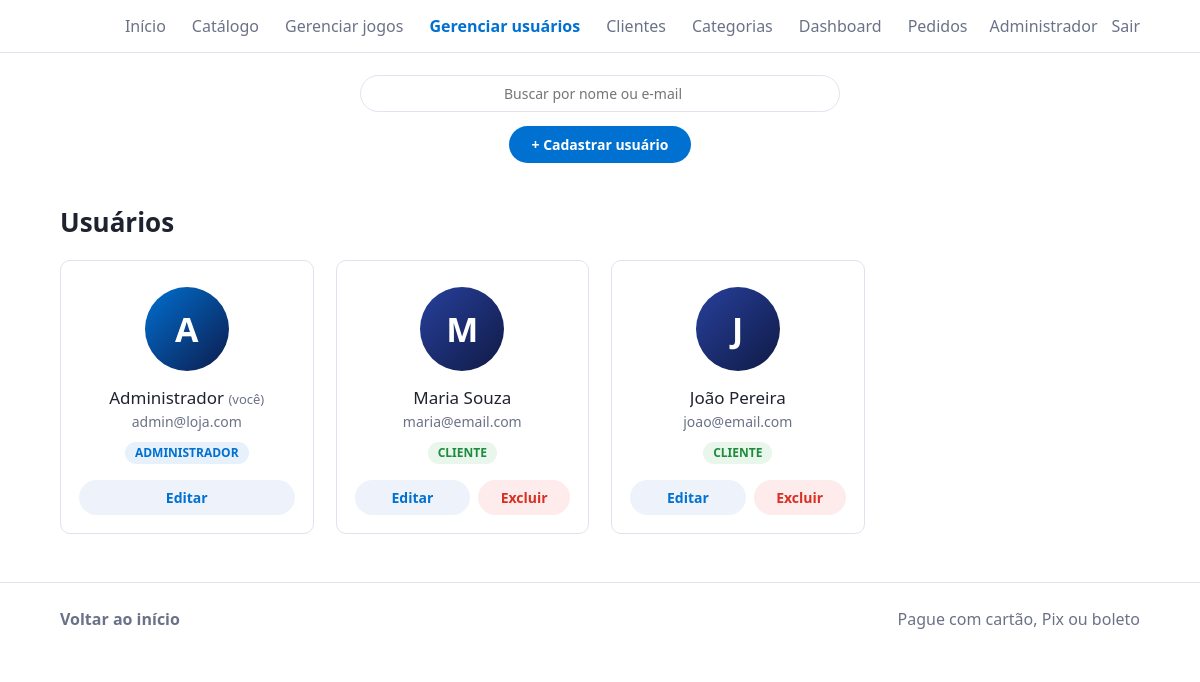
/admin/views/ver_usuarios.php (signed in), run on the app's committed database.
### tables this page shows
CREATE TABLE usuarios (
  id        INT NOT NULL AUTO_INCREMENT,
  nome      VARCHAR(100) NOT NULL,
  email     VARCHAR(150) NOT NULL,
  senha     VARCHAR(255) NOT NULL,                        
  tipo      ENUM('admin','cliente') NOT NULL DEFAULT 'cliente',
  usuario   VARCHAR(40)  NULL,
  rua       VARCHAR(150) NULL,
  numero    VARCHAR(10)  NULL,
  cidade    VARCHAR(100) NULL,
  estado    CHAR(2)      NULL,
  pais      VARCHAR(60)  NOT NULL DEFAULT 'Brasil',
  cep       CHAR(8)      NULL,
  idade     TINYINT UNSIGNED NULL,
  criado_em TIMESTAMP NOT NULL DEFAULT CURRENT_TIMESTAMP,
  PRIMARY KEY (id),
  UNIQUE KEY uq_usuarios_email (email)
);

### admin/config/auth.php (called while the page is built, shortened)
<?php
require_once __DIR__ . '/db.php';
function h($s) { return htmlspecialchars((string)$s, ENT_QUOTES, 'UTF-8'); }
function usuario() { return $_SESSION['u'] ?? null; }
function csrfToken() { $_SESSION['csrf'] ??= bin2hex(random_bytes(16)); return $_SESSION['csrf']; }
function logoutUrl() { return BASE . '/logout.php?t=' . csrfToken(); }

### admin/config/db.php (called while the page is built, shortened)
<?php
class Database {
    private static ?PDO $pdo = null;
    public static function conectar(): PDO {
        if (self::$pdo === null) {
            try {
                self::$pdo = new PDO(
                    'mysql:host=' . $GLOBALS['__db_cfg']['host'] . ';dbname=' . $GLOBALS['__db_cfg']['banco'] . ';charset=utf8mb4',
                    $GLOBALS['__db_cfg']['usuario'],
                    $GLOBALS['__db_cfg']['senha'],
                    [
                        PDO::ATTR_ERRMODE => PDO::ERRMODE_EXCEPTION,
                        PDO::ATTR_DEFAULT_FETCH_MODE => PDO::FETCH_ASSOC,
                        PDO::MYSQL_ATTR_INIT_COMMAND => "SET time_zone = '-03:00'",
                    ]
                );
            } catch (PDOException $e) {
                http_response_code(500);
                error_log('Falha ao conectar no banco: ' . $e->getMessage());
                exit('Não foi possível conectar ao banco de dados. Verifique se o MySQL do XAMPP está ligado '
                   . 'e se o script sql/script.sql foi importado.');
            }
        }
        return self::$pdo;
    }
}

### admin/models/usuarios.php (called while the page is built, shortened)
<?php
require_once __DIR__ . '/../config/db.php';
class Usuario {
    private PDO $db;
    public function __construct() { $this->db = Database::conectar(); }
    public function listar(string $busca = ''): array {
        if ($busca === '') return $this->db->query('SELECT id, nome, email, tipo FROM usuarios ORDER BY id')->fetchAll();
        $st = $this->db->prepare('SELECT id, nome, email, tipo FROM usuarios WHERE nome LIKE ? OR email LIKE ? ORDER BY id');
        $st->execute(['%' . $busca . '%', '%' . $busca . '%']);
        return $st->fetchAll();
    }
}

### admin/views/ver_usuarios.php (the view, shortened to what this page needs)
<?php
require_once '../config/auth.php';
require_once '../models/usuarios.php';
$busca    = trim($_GET['buscar'] ?? '');
$usuarios = (new Usuario)->listar($busca);
$logado   = usuario();
$eu       = (int)$logado['id'];
function realce($t) {
    global $busca;
    $t = h($t);
    return $busca === '' ? $t : preg_replace('/(' . preg_quote(h($busca), '/') . ')/iu', '<mark>$1</mark>', $t) ?? $t;
}
?>
<!DOCTYPE html>
<html lang="pt-br">
<head>
</head>
<body id="inicio">
<header class="topo">
  <nav class="menu">
    <a href="<?= BASE ?>/index.php#inicio">Início</a>
    <a href="<?= BASE ?>/catalogo.php">Catálogo</a>
    <a href="<?= BASE ?>/admin/views/gerenciar_games.php">Gerenciar jogos</a>
    <a href="<?= BASE ?>/admin/views/ver_usuarios.php" style="color:var(--ac);font-weight:600">Gerenciar usuários</a>
    <a href="<?= BASE ?>/admin/views/ver_clientes.php">Clientes</a>
    <a href="<?= BASE ?>/admin/views/ver_categorias.php">Categorias</a>
    <a href="<?= BASE ?>/admin/views/dashboard.php">Dashboard</a>
    <a href="<?= BASE ?>/admin/views/pedidos.php">Pedidos</a>
  </nav>
  <div class="conta"><span><?= h($logado['nome']) ?></span><a href="<?= logoutUrl() ?>">Sair</a></div>
</header>
<main>
<form class="busca" id="filtros" method="get" action="ver_usuarios.php" role="search">
  <div class="campo"><input type="search" name="buscar" value="<?= h($busca) ?>" placeholder="Buscar por nome ou e-mail" aria-label="Buscar por nome ou e-mail" autocomplete="off"></div>
</form>
<div class="acoes"><a class="btn-add" href="cadastrar_usuario.php">+ Cadastrar usuário</a></div>
<div id="conteudo">
  <section class="bloco">
    <h2><?= $busca !== '' ? 'Resultados para “' . h($busca) . '”' : 'Usuários' ?></h2>
    <div class="grade">
      <?php foreach ($usuarios as $x): $adm = $x['tipo'] === 'admin'; ?>
      <article class="card">
        <div class="avatar<?= $adm ? ' admin' : '' ?>"><?= h(mb_strtoupper(mb_substr($x['nome'], 0, 1))) ?></div>
        <h3><?= realce($x['nome']) ?><?= (int)$x['id'] === $eu ? ' <small>(você)</small>' : '' ?></h3>
        <p class="email"><?= realce($x['email']) ?></p>
        <span class="tag <?= $adm ? 'admin' : 'cliente' ?>"><?= $adm ? 'administrador' : 'cliente' ?></span>
        <div class="botoes">
          <a class="editar" href="editar_usuario.php?id=<?= (int)$x['id'] ?>">Editar</a>
          <?php if ((int)$x['id'] !== $eu): ?>
            <form method="POST" action="../controllers/deletar_usuario.php" onsubmit="return confirm('Excluir o usuário &quot;<?= h(addslashes($x['nome'])) ?>&quot;?')">
              <?= csrfCampo() ?><input type="hidden" name="id" value="<?= (int)$x['id'] ?>"><button class="excluir">Excluir</button>
            </form>
          <?php endif; ?>
        </div>
      </article>
      <?php endforeach; ?>
    </div>
  </section>
</div>
</main>
<footer class="rodape">
  <a href="<?= BASE ?>/index.php#inicio"><strong>Voltar ao início</strong></a>
  <span>Pague com cartão, Pix ou boleto</span>
</footer>
</body>
</html>

### admin/views/ver_usuarios.php (style rules this page uses)
:root { --tx:#1f2330;--mt:#6b7287;--ac:#0070d1;--ac2:#005bb0;--bd:#dfe3ee;--px:clamp(16px,5vw,90px) }
* { box-sizing:border-box }
html { scroll-behavior:smooth;scroll-padding-top:80px }
body { margin:0;color:var(--tx);font:16px/1.5 "Segoe UI",system-ui,sans-serif;background:#fff;min-height:100vh }
a { color:inherit;text-decoration:none }
.topo { position:sticky;top:0;z-index:20;display:grid;grid-template-columns:1fr auto 1fr;align-items:center;gap:22px;padding:14px var(--px);background:rgba(255,255,255,.94);backdrop-filter:blur(8px);border-bottom:1px solid var(--bd) }
.topo::before { content:"" }
.menu { display:flex;gap:26px;color:var(--mt);flex-wrap:wrap;justify-content:center }
.conta { justify-self:end;display:flex;gap:14px;align-items:center;color:var(--mt) }
.busca { display:flex;flex-wrap:wrap;gap:8px;justify-content:center;align-items:center;margin:22px auto 0;max-width:480px }
.busca input { min-width:0;padding:7px 14px;border:1px solid var(--bd);border-radius:99px;font:inherit;font-size:14px;color:var(--tx);background:#fff }
.campo { position:relative;flex:1 1 220px;display:flex }
.campo input { width:100%;text-align:center;padding-right:34px;padding-left:34px }
.campo::after { content:"";position:absolute;right:13px;top:50%;width:14px;height:14px;margin-top:-7px;border:2px solid var(--bd);border-top-color:var(--ac);border-radius:50%;opacity:0;transition:opacity .15s;animation:gira .7s linear infinite }
.grade .card { animation:surge .45s cubic-bezier(.2,.7,.2,1) calc(var(--i,0) * 45ms) backwards }
.acoes { display:flex;justify-content:center;margin:14px 0 0 }
.btn-add { background:var(--ac);color:#fff;padding:8px 22px;border-radius:99px;font-size:14px;font-weight:600;transition:background .15s }
#conteudo { transition:opacity .15s }
main { padding:0 var(--px) 48px }
.bloco { margin-top:40px }
.bloco h2 { font-size:26px;font-weight:600;margin:0 0 18px }
.grade { display:grid;grid-template-columns:repeat(auto-fill,minmax(230px,1fr));gap:30px 22px }
.card { display:flex;flex-direction:column;align-items:center;text-align:center;min-width:0;padding:26px 18px 18px;border:1px solid var(--bd);border-radius:10px }
.avatar { width:84px;height:84px;border-radius:50%;display:grid;place-items:center;font-size:34px;font-weight:700;color:#fff;background:linear-gradient(135deg,#27409c,#101a45) }
.avatar.admin { background:linear-gradient(135deg,#0070d1,#0d1b4c) }
.card h3 { font-size:17px;font-weight:400;line-height:1.5;margin:14px 0 0;max-width:100%;overflow:hidden;text-overflow:ellipsis;white-space:nowrap }
.card h3 small { color:var(--mt);font-size:13px }
.email { margin:0 0 10px;font-size:14px;color:var(--mt);max-width:100%;overflow:hidden;text-overflow:ellipsis;white-space:nowrap }
.tag { font-size:12px;font-weight:700;text-transform:uppercase;padding:2px 10px;border-radius:99px }
.tag.admin { background:#e6f1fc;color:var(--ac) }
.tag.cliente { background:#e8f6ec;color:#1e8a3e }
.botoes { display:flex;gap:8px;width:100%;margin-top:auto;padding-top:16px }
.botoes form { flex:1;margin:0;display:flex }
.botoes a,.botoes button { flex:1;text-align:center;padding:7px 12px;border:0;border-radius:99px;font:inherit;font-size:14px;font-weight:600;cursor:pointer;transition:background .15s }
.botoes .editar { background:#eef3fb;color:var(--ac) }
.botoes .excluir { background:#fdeceb;color:#d93025 }
.rodape { display:flex;justify-content:space-between;flex-wrap:wrap;gap:8px;padding:24px var(--px);border-top:1px solid var(--bd);color:var(--mt) }

### data on the page
usuarios: nome "Administrador", nome "A", shows "(você)", email "admin@loja.com", tipo "ADMINISTRADOR"
usuarios: nome "M", nome "Maria Souza", email "maria@email.com", tipo "CLIENTE"
usuarios: nome "J", nome "João Pereira", email "joao@email.com", tipo "CLIENTE"
